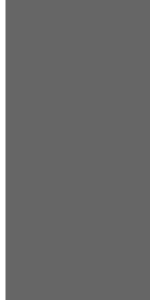
Frame 1 (no input)
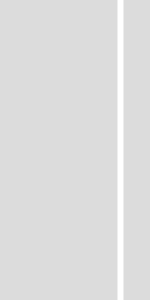
Frame 60 (the mouse pressed at the canvas centre just before this capture)
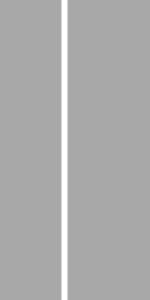
Frame 120 (the mouse held since frame 60 and released just before this capture)

The Processing sketch that drew these frames (run headless with seeded random() and noise(); from frame 60 on, the mouse is pressed at the canvas centre):

// Processing sketch: Challenge_3
// ── Challenge_3.pde
/* Lab-2a - Selection and Events
 * Challenge 3
 *
 * Version: 1.0
 * By: Kieron Garvey
 * Date: 23/Jan/2023
 */
int circleSize = 100;
int lineX = 0, lineY = 0;
int lineMovement = 2;

void setup() {
  size(150, 300);
  background(0);
}

void draw() {
  background(102+lineX);

  lineX = lineX + lineMovement;

  println("lineX: " + lineX, ", lineY: " + lineY);

  if ((lineX > width)||(lineX < 0)) {
    lineMovement = lineMovement * -1;
  }

  stroke(255);
  strokeWeight(6);
  strokeCap(PROJECT);
  line(lineX, height, lineX, 0);
}
